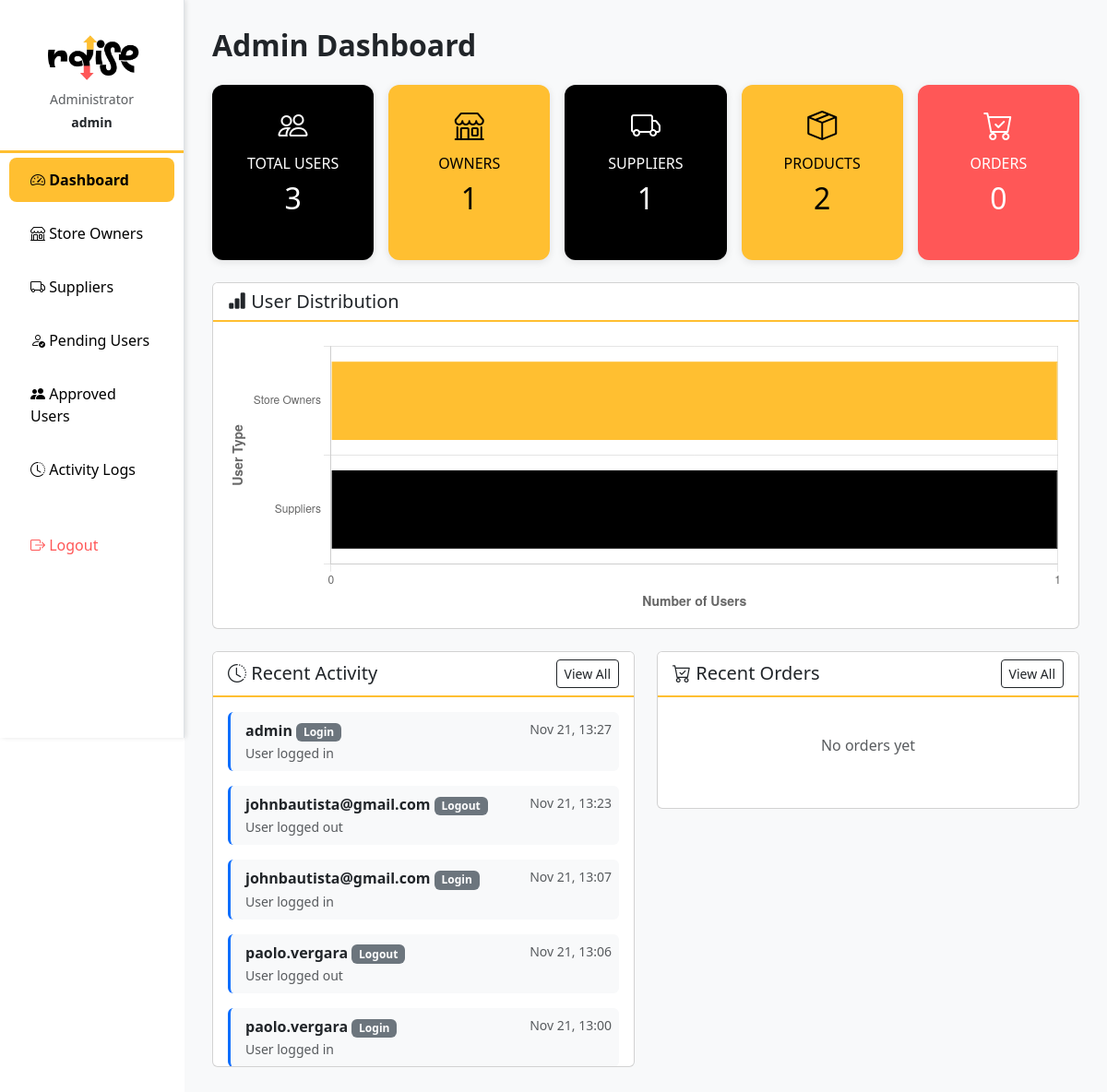
Before: /sysadmin/dashboard/ (signed in) with the older database file.
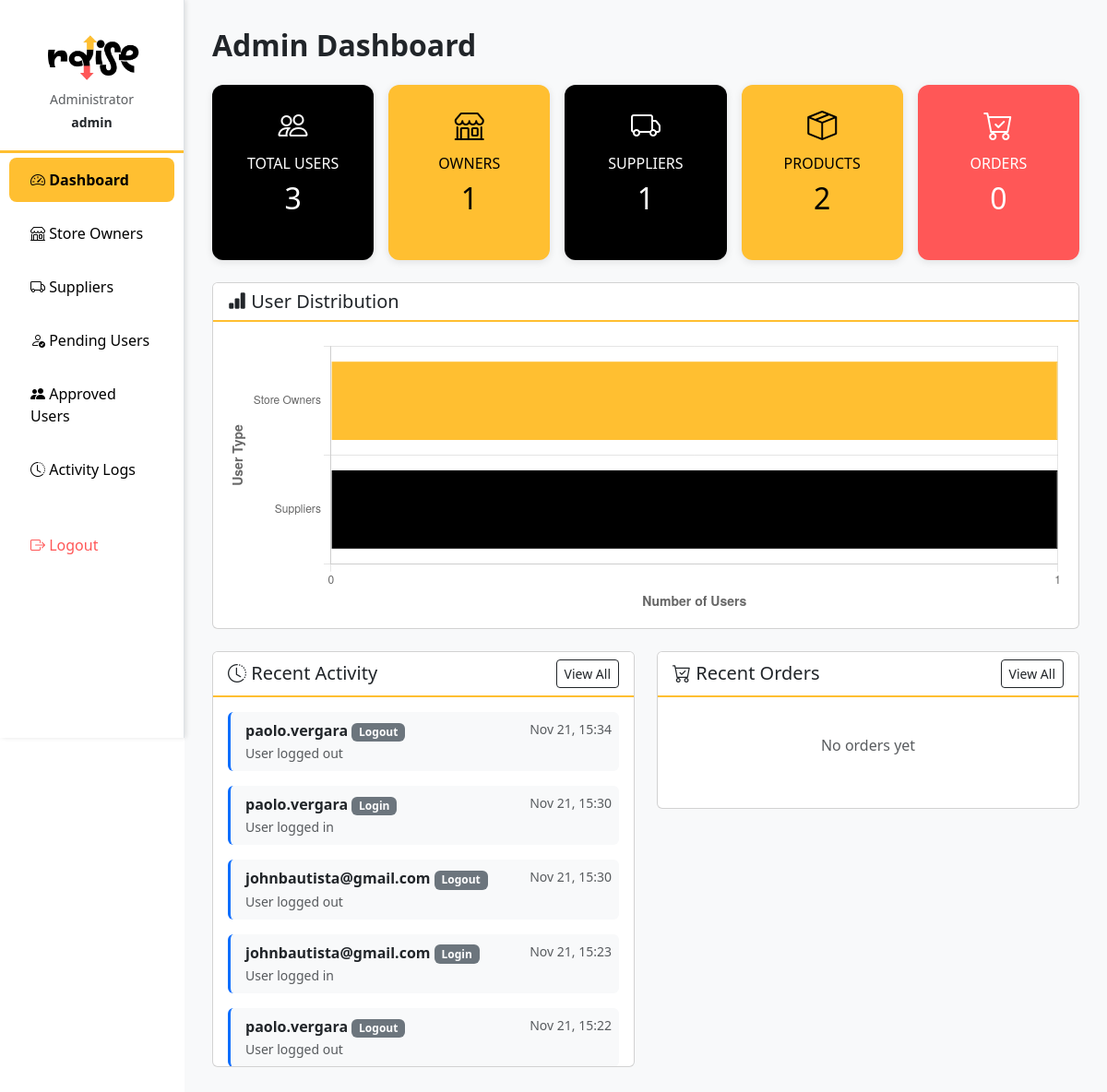
After: the same page with the newer database file.
### myapp/models.py (models this page shows, shortened)
class ActivityLog(models.Model):
    ACTION_CHOICES = [
        ('login', 'Login'),
        ('logout', 'Logout'),
        ('create', 'Create'),
        ('update', 'Update'),
        ('delete', 'Delete'),
        ('order', 'Order Placed'),
        ('status_change', 'Status Changed'),
        ('stock_out', 'Stock Out'),
        ('restock', 'Restock'),
        ('order_approved', 'Order Approved'),
        ('order_rejected', 'Order Rejected'),
        ('order_delivered', 'Order Delivered'),
    ]
    user = models.ForeignKey(User, on_delete=models.CASCADE, related_name='activity_logs')
    action = models.CharField(max_length=20, choices=ACTION_CHOICES)
    description = models.TextField()
    timestamp = models.DateTimeField(auto_now_add=True)
    ip_address = models.GenericIPAddressField(null=True, blank=True)
    class Meta:
        ordering = ['-timestamp']

### myapp/admin_views.py (the view)
    def wrapper(request, *args, **kwargs):
        if not request.user.is_authenticated:
            return redirect('login')
        if not request.user.is_superuser:
            messages.error(request, "Access denied. Admin account required.")
            return redirect('landing')
        return view_func(request, *args, **kwargs)

### myapp/admin_views.py (called while the page is built)
def admin_required(view_func):
    def wrapper(request, *args, **kwargs):
        if not request.user.is_authenticated:
            return redirect('login')
        if not request.user.is_superuser:
            messages.error(request, "Access denied. Admin account required.")
            return redirect('landing')
        return view_func(request, *args, **kwargs)
    return wrapper

### myapp/context_processors.py (called while the page is built)
def notifications_context(request):
    if request.user.is_authenticated:
        return {
            'unread_notifications_count': get_unread_notification_count(request.user),
            'unread_messages_count': get_unread_message_count(request.user),
        }
    return {
        'unread_notifications_count': 0,
        'unread_messages_count': 0,
    }

### myapp/notifications.py (called while the page is built)
def get_unread_notification_count(user):
    return Notification.objects.filter(recipient=user, is_read=False).count()

def get_unread_message_count(user):
    return Message.objects.filter(recipient=user, is_read=False).count()

### myapp/templates/admin/dashboard.html (shortened to what the changed rows need)
<!DOCTYPE html>
<html lang="en">
<head>
  <link href="https://cdn.jsdelivr.net/npm/bootstrap@5.3.3/dist/css/bootstrap.min.css" rel="stylesheet">
  <link href="https://cdn.jsdelivr.net/npm/bootstrap-icons@1.11.3/font/bootstrap-icons.css" rel="stylesheet">
</head>
<body>
  <div class="container-fluid">
    <div class="row">
            {% load static %}
      <main class="col-md-10 ms-sm-auto main-content">
        <h2 class="fw-bold mb-4">Admin Dashboard</h2>
        <div class="row row-cols-1 row-cols-md-5 g-3">
          <div class="col">
            <div class="card stat-card bg-black text-white text-center h-100">
              <h2>{{ total_users }}</h2>
            </div>
          </div>
          <div class="col">
            <div class="card stat-card bg-yellow text-center h-100">
              <h2>{{ total_owners }}</h2>
            </div>
          </div>
          <div class="col">
            <div class="card stat-card bg-black text-white text-center h-100">
              <h2>{{ total_suppliers }}</h2>
            </div>
          </div>
          <div class="col">
            <div class="card stat-card bg-yellow text-center h-100">
              <h2>{{ total_products }}</h2>
            </div>
          </div>
          <div class="col">
            <div class="card stat-card bg-red text-white text-center h-100">
              <h2>{{ total_orders }}</h2>
            </div>
          </div>
        </div>
        <div class="row mt-4">
          <div class="col-md-6">
            <div class="card">
              <div class="card-body" style="max-height: 400px; overflow-y: auto;">
                {% if recent_activities %}
                  {% for log in recent_activities %}
                  <div class="border-start border-primary border-3 ps-3 mb-3 bg-light p-2 rounded">
                    <div class="d-flex justify-content-between">
                      <div>
                        <strong>{{ log.user.username }}</strong>
                        <span class="badge bg-secondary">{{ log.get_action_display }}</span>
                      </div>
                      <small class="text-muted">{{ log.timestamp|date:"M d, H:i" }}</small>
                    </div>
                    <small class="text-muted">{{ log.description }}</small>
                  </div>
                  {% endfor %}
                {% else %}
                  <p class="text-muted text-center py-4">No recent activity</p>
                {% endif %}
              </div>
            </div>
          </div>
        </div>
      </main>
    </div>
  </div>
</body>
</html>

Changed rows visible on the page:
no longer on this page (row unchanged): ActivityLog: user.username "admin", action "Login", timestamp "Nov 21, 13:27", description "User logged in"
no longer on this page (row unchanged): ActivityLog: user.username "johnbautista@gmail.com", action "Logout", timestamp "Nov 21, 13:23", description "User logged out"
no longer on this page (row unchanged): ActivityLog: user.username "johnbautista@gmail.com", action "Login", timestamp "Nov 21, 13:07", description "User logged in"
no longer on this page (row unchanged): ActivityLog: user.username "paolo.vergara", action "Logout", timestamp "Nov 21, 13:06", description "User logged out"
no longer on this page (row unchanged): ActivityLog: user.username "paolo.vergara", action "Login", timestamp "Nov 21, 13:00", description "User logged in"
added ActivityLog: user.username "paolo.vergara", action "Logout", timestamp "Nov 21, 15:34", description "User logged out"
added ActivityLog: user.username "paolo.vergara", action "Login", timestamp "Nov 21, 15:30", description "User logged in"
added ActivityLog: user.username "johnbautista@gmail.com", action "Logout", timestamp "Nov 21, 15:30", description "User logged out"
added ActivityLog: user.username "johnbautista@gmail.com", action "Login", timestamp "Nov 21, 15:23", description "User logged in"
added ActivityLog: user.username "paolo.vergara", action "Logout", timestamp "Nov 21, 15:22", description "User logged out"
